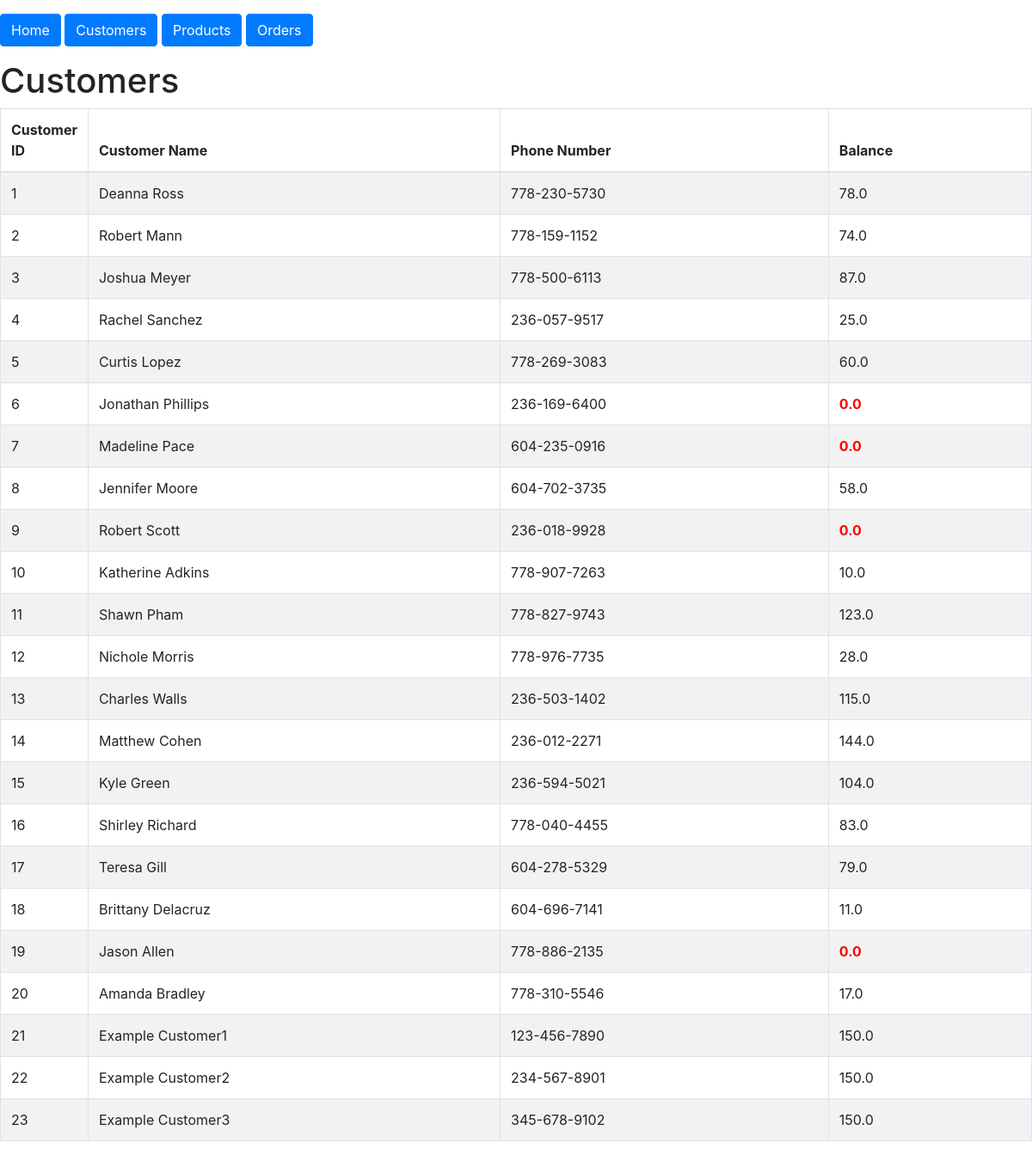
Page /customers on the committed database.
### models.py (models this page shows, shortened)
class Customer(db.Model):
    id = mapped_column(Integer, primary_key=True)
    name = mapped_column(String(200), nullable=False, unique=True)
    phone = mapped_column(String(20), nullable=False)
    balance = mapped_column(Float, nullable=False, default=0)
    orders = relationship("Order")

### routes/html_routes.py (the view)
@html_routes_bp.route('/customers')
def customers():
    customer_records = get_all_records(Customer)
    return render_template('customers.html', customers=customer_records)

### routes/html_routes.py (called while the page is built)
def get_all_records(model):
    return model.query.order_by(model.id).all()

### templates/customers.html
{% extends "base.html" %}
{% block content %}
<h1>Customers</h1>
<div class="table-responsive">
    <table class="table table-bordered table-striped">
        <thead>
            <tr>
                <th style="width: 7%;">Customer ID</th>
                <th>Customer Name</th>
                <th>Phone Number</th>
                <th>Balance</th>
            </tr>
        </thead>
        <tbody>
            {% for customer in customers | sort(attribute='id') %}
                <tr onclick="window.location.href='{{ url_for('html_routes.customer_detail', customer_id=customer.id) }}';" style="cursor: pointer;">
                    <td>{{ customer.id }}</td>
                    <td>{{ customer.name }}</td>
                    <td>{{ customer.phone }}</td>
                    <td style="color: {% if customer.balance <= 0 %} red {% endif %}; font-weight: {% if customer.balance <= 0 %} bold {% endif %};">
                        {{ customer.balance | round(2) }}
                    </td>
                </tr>
            {% endfor %}
        </tbody>
    </table>
</div>
{% endblock %}

### templates/base.html (shortened to what this page needs)
<!doctype html>
<html lang="en">
<head>
    <link href="https://stackpath.bootstrapcdn.com/bootstrap/4.5.2/css/bootstrap.min.css" rel="stylesheet">
</head>
<body>
    <nav class="my-3">
        <a href="{{ url_for('html_routes.home') }}" class="btn btn-primary">Home</a>
        <a href="{{ url_for('html_routes.customers') }}" class="btn btn-primary">Customers</a>
        <a href="{{ url_for('html_routes.products') }}" class="btn btn-primary">Products</a>
        <a href="{{ url_for('html_routes.orders') }}" class="btn btn-primary">Orders</a>
    </nav>
    {% block content %}
    {% endblock %}
</body>
</html>

### rows in the picture
Customer: id "1", name "Deanna Ross", phone "778-230-5730", balance "78.0"
Customer: id "2", name "Robert Mann", phone "778-159-1152", balance "74.0"
Customer: id "3", name "Joshua Meyer", phone "778-500-6113", balance "87.0"
Customer: id "4", name "Rachel Sanchez", phone "236-057-9517", balance "25.0"
Customer: id "5", name "Curtis Lopez", phone "778-269-3083", balance "60.0"
Customer: id "6", name "Jonathan Phillips", phone "236-169-6400", balance "0.0"
Customer: id "7", name "Madeline Pace", phone "604-235-0916", balance "0.0"
Customer: id "8", name "Jennifer Moore", phone "604-702-3735", balance "58.0"
Customer: id "9", name "Robert Scott", phone "236-018-9928", balance "0.0"
Customer: id "10", name "Katherine Adkins", phone "778-907-7263", balance "10.0"
Customer: id "11", name "Shawn Pham", phone "778-827-9743", balance "123.0"
Customer: id "12", name "Nichole Morris", phone "778-976-7735", balance "28.0"
Customer: id "13", name "Charles Walls", phone "236-503-1402", balance "115.0"
Customer: id "14", name "Matthew Cohen", phone "236-012-2271", balance "144.0"
Customer: id "15", name "Kyle Green", phone "236-594-5021", balance "104.0"
Customer: id "16", name "Shirley Richard", phone "778-040-4455", balance "83.0"
Customer: id "17", name "Teresa Gill", phone "604-278-5329", balance "79.0"
Customer: id "18", name "Brittany Delacruz", phone "604-696-7141", balance "11.0"
Customer: id "19", name "Jason Allen", phone "778-886-2135", balance "0.0"
Customer: id "20", name "Amanda Bradley", phone "778-310-5546", balance "17.0"
Customer: id "21", name "Example Customer1", phone "123-456-7890", balance "150.0"
Customer: id "22", name "Example Customer2", phone "234-567-8901", balance "150.0"
Customer: id "23", name "Example Customer3", phone "345-678-9102", balance "150.0"
